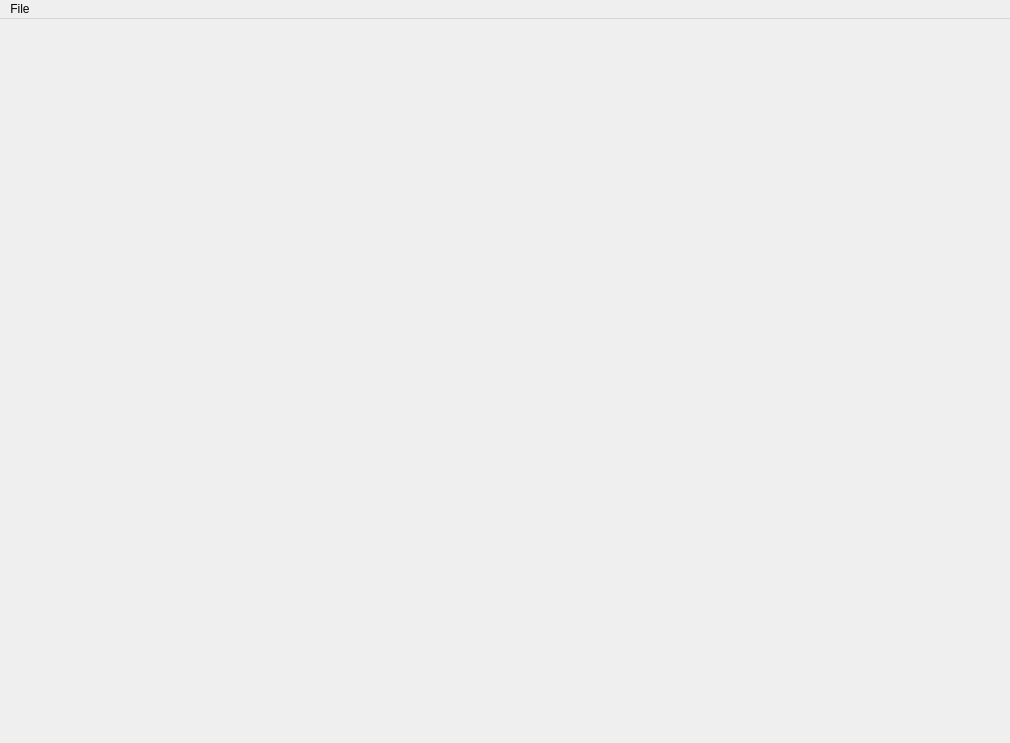
<?xml version="1.0" encoding="UTF-8"?>
<ui version="4.0">
 <class>MainWindow</class>
 <widget class="QMainWindow" name="MainWindow">
  <property name="geometry">
   <rect>
    <x>0</x>
    <y>0</y>
    <width>1010</width>
    <height>743</height>
   </rect>
  </property>
  <property name="sizePolicy">
   <sizepolicy hsizetype="Expanding" vsizetype="Expanding">
    <horstretch>0</horstretch>
    <verstretch>0</verstretch>
   </sizepolicy>
  </property>
  <property name="windowTitle">
   <string>MainWindow</string>
  </property>
  <widget class="QWidget" name="centralwidget">
   <layout class="QGridLayout" name="gridLayout_2">
    <property name="leftMargin">
     <number>0</number>
    </property>
    <property name="topMargin">
     <number>0</number>
    </property>
    <property name="rightMargin">
     <number>0</number>
    </property>
    <property name="bottomMargin">
     <number>0</number>
    </property>
    <item row="0" column="0">
     <layout class="QGridLayout" name="main_layout"/>
    </item>
   </layout>
  </widget>
  <widget class="QMenuBar" name="menuBar">
   <property name="geometry">
    <rect>
     <x>0</x>
     <y>0</y>
     <width>1010</width>
     <height>27</height>
    </rect>
   </property>
   <property name="defaultUp">
    <bool>false</bool>
   </property>
   <property name="nativeMenuBar">
    <bool>false</bool>
   </property>
   <widget class="QMenu" name="menuFile">
    <property name="enabled">
     <bool>true</bool>
    </property>
    <property name="title">
     <string>File</string>
    </property>
    <addaction name="separator"/>
    <addaction name="actionOpen"/>
    <addaction name="separator"/>
    <addaction name="actionSave"/>
   </widget>
   <addaction name="menuFile"/>
  </widget>
  <action name="actionOpen">
   <property name="checkable">
    <bool>false</bool>
   </property>
   <property name="text">
    <string>Open</string>
   </property>
  </action>
  <action name="actionSave">
   <property name="enabled">
    <bool>true</bool>
   </property>
   <property name="text">
    <string>Save</string>
   </property>
  </action>
 </widget>
 <resources/>
 <connections/>
</ui>
